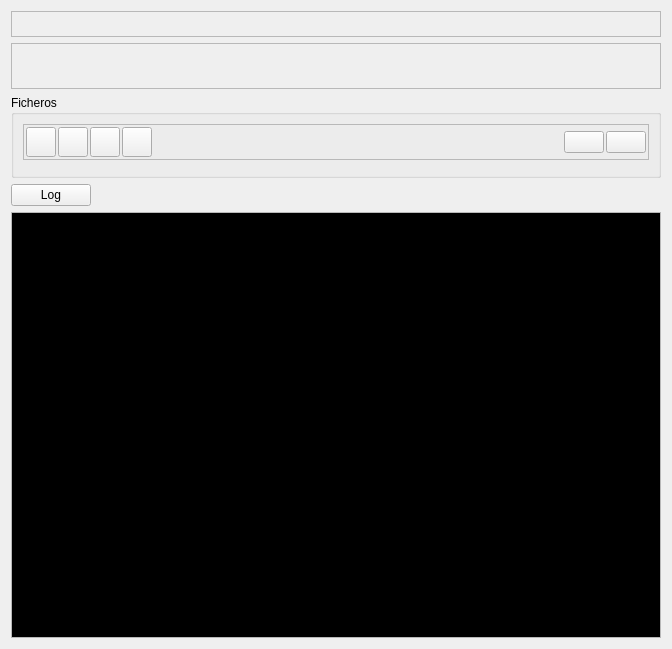
<?xml version="1.0" encoding="UTF-8"?>
<ui version="4.0">
 <class>Form</class>
 <widget class="QWidget" name="Form">
  <property name="geometry">
   <rect>
    <x>0</x>
    <y>0</y>
    <width>672</width>
    <height>649</height>
   </rect>
  </property>
  <property name="windowTitle">
   <string>Form</string>
  </property>
  <layout class="QVBoxLayout" name="verticalLayout_5">
   <item>
    <widget class="QFrame" name="frame">
     <property name="frameShape">
      <enum>QFrame::StyledPanel</enum>
     </property>
     <property name="frameShadow">
      <enum>QFrame::Raised</enum>
     </property>
     <layout class="QVBoxLayout" name="verticalLayout_2">
      <item>
       <layout class="QHBoxLayout" name="horizontalLayout">
        <item>
         <layout class="QVBoxLayout" name="verticalLayout">
          <item>
           <widget class="FLFieldDB" name="flfielddb">
            <property name="fieldName">
             <string>idmodulo</string>
            </property>
           </widget>
          </item>
          <item>
           <widget class="FLFieldDB" name="flfielddb_2">
            <property name="fieldName">
             <string>version</string>
            </property>
           </widget>
          </item>
         </layout>
        </item>
        <item>
         <widget class="FLFieldDB" name="flfielddb_3">
          <property name="fieldName">
           <string>icono</string>
          </property>
         </widget>
        </item>
       </layout>
      </item>
     </layout>
    </widget>
   </item>
   <item>
    <widget class="QFrame" name="frame_2">
     <property name="frameShape">
      <enum>QFrame::StyledPanel</enum>
     </property>
     <property name="frameShadow">
      <enum>QFrame::Raised</enum>
     </property>
     <layout class="QVBoxLayout" name="verticalLayout_3">
      <item>
       <layout class="QHBoxLayout" name="horizontalLayout_2">
        <item>
         <widget class="FLFieldDB" name="flfielddb_4">
          <property name="fieldName">
           <string>idarea</string>
          </property>
         </widget>
        </item>
        <item>
         <spacer name="horizontalSpacer">
          <property name="orientation">
           <enum>Qt::Horizontal</enum>
          </property>
          <property name="sizeHint" stdset="0">
           <size>
            <width>40</width>
            <height>20</height>
           </size>
          </property>
         </spacer>
        </item>
       </layout>
      </item>
      <item>
       <widget class="FLFieldDB" name="flfielddb_5">
        <property name="fieldName">
         <string>descripcion</string>
        </property>
       </widget>
      </item>
     </layout>
    </widget>
   </item>
   <item>
    <widget class="QGroupBox" name="groupBox">
     <property name="title">
      <string>Ficheros</string>
     </property>
     <layout class="QVBoxLayout" name="verticalLayout_6">
      <item>
       <widget class="QFrame" name="frame_3">
        <property name="frameShape">
         <enum>QFrame::StyledPanel</enum>
        </property>
        <property name="frameShadow">
         <enum>QFrame::Raised</enum>
        </property>
        <layout class="QVBoxLayout" name="verticalLayout_4">
         <property name="spacing">
          <number>2</number>
         </property>
         <property name="leftMargin">
          <number>2</number>
         </property>
         <property name="topMargin">
          <number>2</number>
         </property>
         <property name="rightMargin">
          <number>2</number>
         </property>
         <property name="bottomMargin">
          <number>2</number>
         </property>
         <item>
          <layout class="QHBoxLayout" name="horizontalLayout_4">
           <item>
            <widget class="QToolButton" name="toolButtonInsert">
             <property name="enabled">
              <bool>true</bool>
             </property>
             <property name="sizePolicy">
              <sizepolicy hsizetype="Minimum" vsizetype="Minimum">
               <horstretch>0</horstretch>
               <verstretch>0</verstretch>
              </sizepolicy>
             </property>
             <property name="minimumSize">
              <size>
               <width>30</width>
               <height>30</height>
              </size>
             </property>
             <property name="text">
              <string/>
             </property>
             <property name="icon">
              <iconset>
               <normaloff>../../core/images/icons/insert.png</normaloff>../../core/images/icons/insert.png</iconset>
             </property>
             <property name="iconSize">
              <size>
               <width>20</width>
               <height>20</height>
              </size>
             </property>
             <property name="popupMode">
              <enum>QToolButton::DelayedPopup</enum>
             </property>
            </widget>
           </item>
           <item>
            <widget class="QToolButton" name="toolButtonEdit">
             <property name="sizePolicy">
              <sizepolicy hsizetype="Minimum" vsizetype="Minimum">
               <horstretch>0</horstretch>
               <verstretch>0</verstretch>
              </sizepolicy>
             </property>
             <property name="minimumSize">
              <size>
               <width>30</width>
               <height>30</height>
              </size>
             </property>
             <property name="text">
              <string/>
             </property>
             <property name="icon">
              <iconset>
               <normaloff>../../core/images/icons/edit.png</normaloff>../../core/images/icons/edit.png</iconset>
             </property>
             <property name="iconSize">
              <size>
               <width>20</width>
               <height>20</height>
              </size>
             </property>
            </widget>
           </item>
           <item>
            <widget class="QToolButton" name="toolButtonDelete">
             <property name="sizePolicy">
              <sizepolicy hsizetype="Minimum" vsizetype="Minimum">
               <horstretch>0</horstretch>
               <verstretch>0</verstretch>
              </sizepolicy>
             </property>
             <property name="minimumSize">
              <size>
               <width>30</width>
               <height>30</height>
              </size>
             </property>
             <property name="text">
              <string/>
             </property>
             <property name="icon">
              <iconset>
               <normaloff>../../core/images/icons/delete.png</normaloff>../../core/images/icons/delete.png</iconset>
             </property>
             <property name="iconSize">
              <size>
               <width>20</width>
               <height>20</height>
              </size>
             </property>
            </widget>
           </item>
           <item>
            <widget class="QToolButton" name="toolButtonZoom">
             <property name="sizePolicy">
              <sizepolicy hsizetype="Minimum" vsizetype="Minimum">
               <horstretch>0</horstretch>
               <verstretch>0</verstretch>
              </sizepolicy>
             </property>
             <property name="minimumSize">
              <size>
               <width>30</width>
               <height>30</height>
              </size>
             </property>
             <property name="text">
              <string/>
             </property>
             <property name="icon">
              <iconset>
               <normaloff>../../core/images/icons/zoom.png</normaloff>../../core/images/icons/zoom.png</iconset>
             </property>
             <property name="iconSize">
              <size>
               <width>20</width>
               <height>20</height>
              </size>
             </property>
             <property name="autoExclusive">
              <bool>false</bool>
             </property>
             <property name="toolButtonStyle">
              <enum>Qt::ToolButtonIconOnly</enum>
             </property>
            </widget>
           </item>
           <item>
            <spacer name="Spacer2">
             <property name="orientation">
              <enum>Qt::Horizontal</enum>
             </property>
             <property name="sizeHint" stdset="0">
              <size>
               <width>40</width>
               <height>20</height>
              </size>
             </property>
            </spacer>
           </item>
           <item>
            <widget class="QPushButton" name="botonCargar">
             <property name="text">
              <string/>
             </property>
             <property name="icon">
              <iconset>
               <normaloff>../../core/images/icons/down.png</normaloff>../../core/images/icons/down.png</iconset>
             </property>
             <property name="iconSize">
              <size>
               <width>32</width>
               <height>32</height>
              </size>
             </property>
            </widget>
           </item>
           <item>
            <widget class="QPushButton" name="botonExportar">
             <property name="text">
              <string/>
             </property>
             <property name="icon">
              <iconset>
               <normaloff>../../core/images/icons/up.png</normaloff>../../core/images/icons/up.png</iconset>
             </property>
             <property name="iconSize">
              <size>
               <width>32</width>
               <height>32</height>
              </size>
             </property>
            </widget>
           </item>
          </layout>
         </item>
        </layout>
       </widget>
      </item>
      <item>
       <widget class="FLTableDB" name="lineas">
        <property name="tableName">
         <string>flfiles</string>
        </property>
        <property name="foreignField">
         <string>idmodulo</string>
        </property>
        <property name="fieldRelation">
         <string>idmodulo</string>
        </property>
       </widget>
      </item>
     </layout>
    </widget>
   </item>
   <item>
    <layout class="QHBoxLayout" name="horizontalLayout_3">
     <item>
      <widget class="QPushButton" name="pbLog">
       <property name="text">
        <string>Log</string>
       </property>
      </widget>
     </item>
     <item>
      <spacer name="horizontalSpacer_2">
       <property name="orientation">
        <enum>Qt::Horizontal</enum>
       </property>
       <property name="sizeHint" stdset="0">
        <size>
         <width>598</width>
         <height>20</height>
        </size>
       </property>
      </spacer>
     </item>
    </layout>
   </item>
   <item>
    <widget class="QTextEdit" name="log">
     <property name="palette">
      <palette>
       <active>
        <colorrole role="Text">
         <brush brushstyle="SolidPattern">
          <color alpha="255">
           <red>255</red>
           <green>255</green>
           <blue>255</blue>
          </color>
         </brush>
        </colorrole>
        <colorrole role="Base">
         <brush brushstyle="SolidPattern">
          <color alpha="255">
           <red>0</red>
           <green>0</green>
           <blue>0</blue>
          </color>
         </brush>
        </colorrole>
        <colorrole role="PlaceholderText">
         <brush brushstyle="SolidPattern">
          <color alpha="128">
           <red>255</red>
           <green>255</green>
           <blue>255</blue>
          </color>
         </brush>
        </colorrole>
       </active>
       <inactive>
        <colorrole role="Text">
         <brush brushstyle="SolidPattern">
          <color alpha="255">
           <red>255</red>
           <green>255</green>
           <blue>255</blue>
          </color>
         </brush>
        </colorrole>
        <colorrole role="Base">
         <brush brushstyle="SolidPattern">
          <color alpha="255">
           <red>0</red>
           <green>0</green>
           <blue>0</blue>
          </color>
         </brush>
        </colorrole>
        <colorrole role="PlaceholderText">
         <brush brushstyle="SolidPattern">
          <color alpha="128">
           <red>255</red>
           <green>255</green>
           <blue>255</blue>
          </color>
         </brush>
        </colorrole>
       </inactive>
       <disabled>
        <colorrole role="Text">
         <brush brushstyle="SolidPattern">
          <color alpha="255">
           <red>190</red>
           <green>190</green>
           <blue>190</blue>
          </color>
         </brush>
        </colorrole>
        <colorrole role="Base">
         <brush brushstyle="SolidPattern">
          <color alpha="255">
           <red>239</red>
           <green>239</green>
           <blue>239</blue>
          </color>
         </brush>
        </colorrole>
        <colorrole role="PlaceholderText">
         <brush brushstyle="SolidPattern">
          <color alpha="128">
           <red>0</red>
           <green>0</green>
           <blue>0</blue>
          </color>
         </brush>
        </colorrole>
       </disabled>
      </palette>
     </property>
     <property name="readOnly">
      <bool>true</bool>
     </property>
    </widget>
   </item>
  </layout>
 </widget>
 <customwidgets>
  <customwidget>
   <class>FLFieldDB</class>
   <extends>QWidget</extends>
   <header>flfielddb</header>
  </customwidget>
  <customwidget>
   <class>FLTableDB</class>
   <extends>QWidget</extends>
   <header>fltabledb</header>
  </customwidget>
 </customwidgets>
 <resources/>
 <connections>
  <connection>
   <sender>toolButtonInsert</sender>
   <signal>clicked()</signal>
   <receiver>lineas</receiver>
   <slot>insertRecord()</slot>
   <hints>
    <hint type="sourcelabel">
     <x>26</x>
     <y>204</y>
    </hint>
    <hint type="destinationlabel">
     <x>237</x>
     <y>417</y>
    </hint>
   </hints>
  </connection>
  <connection>
   <sender>toolButtonEdit</sender>
   <signal>clicked()</signal>
   <receiver>lineas</receiver>
   <slot>editRecord()</slot>
   <hints>
    <hint type="sourcelabel">
     <x>62</x>
     <y>204</y>
    </hint>
    <hint type="destinationlabel">
     <x>237</x>
     <y>417</y>
    </hint>
   </hints>
  </connection>
  <connection>
   <sender>toolButtonDelete</sender>
   <signal>clicked()</signal>
   <receiver>lineas</receiver>
   <slot>deleteRecord()</slot>
   <hints>
    <hint type="sourcelabel">
     <x>98</x>
     <y>204</y>
    </hint>
    <hint type="destinationlabel">
     <x>237</x>
     <y>417</y>
    </hint>
   </hints>
  </connection>
  <connection>
   <sender>toolButtonZoom</sender>
   <signal>clicked()</signal>
   <receiver>lineas</receiver>
   <slot>browseRecord()</slot>
   <hints>
    <hint type="sourcelabel">
     <x>134</x>
     <y>204</y>
    </hint>
    <hint type="destinationlabel">
     <x>237</x>
     <y>417</y>
    </hint>
   </hints>
  </connection>
  <connection>
   <sender>lineas</sender>
   <signal>readOnlyChanged()</signal>
   <receiver>toolButtonInsert</receiver>
   <slot>setDisabled(bool)</slot>
   <hints>
    <hint type="sourcelabel">
     <x>335</x>
     <y>345</y>
    </hint>
    <hint type="destinationlabel">
     <x>39</x>
     <y>221</y>
    </hint>
   </hints>
  </connection>
  <connection>
   <sender>lineas</sender>
   <signal>readOnlyChanged()</signal>
   <receiver>toolButtonEdit</receiver>
   <slot>setDisabled(bool)</slot>
   <hints>
    <hint type="sourcelabel">
     <x>335</x>
     <y>345</y>
    </hint>
    <hint type="destinationlabel">
     <x>75</x>
     <y>221</y>
    </hint>
   </hints>
  </connection>
  <connection>
   <sender>lineas</sender>
   <signal>readOnlyChanged()</signal>
   <receiver>toolButtonDelete</receiver>
   <slot>setDisabled(bool)</slot>
   <hints>
    <hint type="sourcelabel">
     <x>335</x>
     <y>345</y>
    </hint>
    <hint type="destinationlabel">
     <x>111</x>
     <y>221</y>
    </hint>
   </hints>
  </connection>
  <connection>
   <sender>lineas</sender>
   <signal>insertOnlyChanged()</signal>
   <receiver>toolButtonEdit</receiver>
   <slot>setDisabled(bool)</slot>
   <hints>
    <hint type="sourcelabel">
     <x>335</x>
     <y>345</y>
    </hint>
    <hint type="destinationlabel">
     <x>75</x>
     <y>221</y>
    </hint>
   </hints>
  </connection>
  <connection>
   <sender>lineas</sender>
   <signal>insertOnlyChanged()</signal>
   <receiver>toolButtonDelete</receiver>
   <slot>setDisabled(bool)</slot>
   <hints>
    <hint type="sourcelabel">
     <x>335</x>
     <y>345</y>
    </hint>
    <hint type="destinationlabel">
     <x>111</x>
     <y>221</y>
    </hint>
   </hints>
  </connection>
  <connection>
   <sender>pbLog</sender>
   <signal>toggled(bool)</signal>
   <receiver>log</receiver>
   <slot>setEnabled(bool)</slot>
   <hints>
    <hint type="sourcelabel">
     <x>49</x>
     <y>472</y>
    </hint>
    <hint type="destinationlabel">
     <x>335</x>
     <y>565</y>
    </hint>
   </hints>
  </connection>
 </connections>
</ui>
